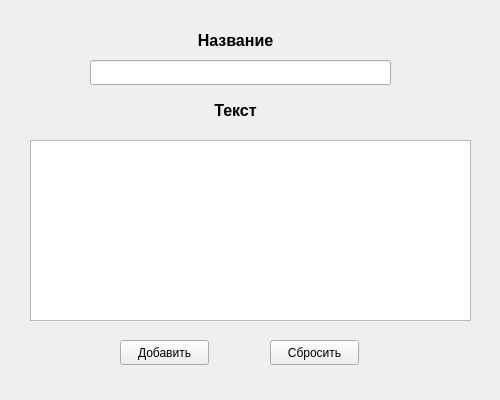
<?xml version="1.0" encoding="UTF-8"?>
<ui version="4.0">
 <class>Form</class>
 <widget class="QWidget" name="Form">
  <property name="geometry">
   <rect>
    <x>0</x>
    <y>0</y>
    <width>500</width>
    <height>400</height>
   </rect>
  </property>
  <property name="windowTitle">
   <string>Добавление записи</string>
  </property>
  <widget class="QPushButton" name="bAdd">
   <property name="geometry">
    <rect>
     <x>120</x>
     <y>340</y>
     <width>89</width>
     <height>25</height>
    </rect>
   </property>
   <property name="text">
    <string>Добавить</string>
   </property>
  </widget>
  <widget class="QPushButton" name="bReset">
   <property name="geometry">
    <rect>
     <x>270</x>
     <y>340</y>
     <width>89</width>
     <height>25</height>
    </rect>
   </property>
   <property name="text">
    <string>Сбросить</string>
   </property>
  </widget>
  <widget class="QLabel" name="lName">
   <property name="geometry">
    <rect>
     <x>180</x>
     <y>30</y>
     <width>111</width>
     <height>21</height>
    </rect>
   </property>
   <property name="styleSheet">
    <string notr="true">font-size:16px;font-weight:bold;</string>
   </property>
   <property name="text">
    <string>Название</string>
   </property>
   <property name="alignment">
    <set>Qt::AlignCenter</set>
   </property>
  </widget>
  <widget class="QLineEdit" name="tName">
   <property name="geometry">
    <rect>
     <x>90</x>
     <y>60</y>
     <width>301</width>
     <height>25</height>
    </rect>
   </property>
  </widget>
  <widget class="QLabel" name="lText">
   <property name="geometry">
    <rect>
     <x>180</x>
     <y>100</y>
     <width>111</width>
     <height>21</height>
    </rect>
   </property>
   <property name="styleSheet">
    <string notr="true">font-size:16px;font-weight:bold;</string>
   </property>
   <property name="text">
    <string>Текст</string>
   </property>
   <property name="alignment">
    <set>Qt::AlignCenter</set>
   </property>
  </widget>
  <widget class="QTextEdit" name="tText">
   <property name="geometry">
    <rect>
     <x>30</x>
     <y>140</y>
     <width>441</width>
     <height>181</height>
    </rect>
   </property>
  </widget>
 </widget>
 <resources/>
 <connections/>
</ui>
